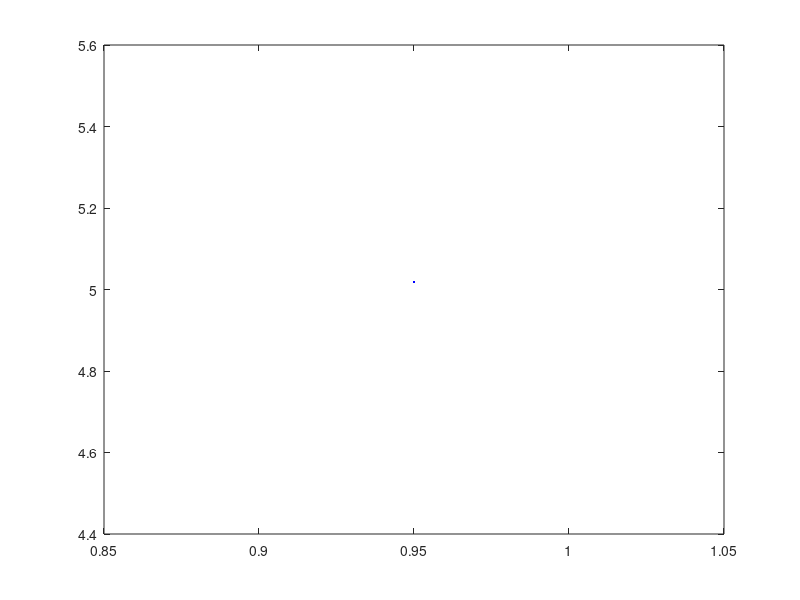
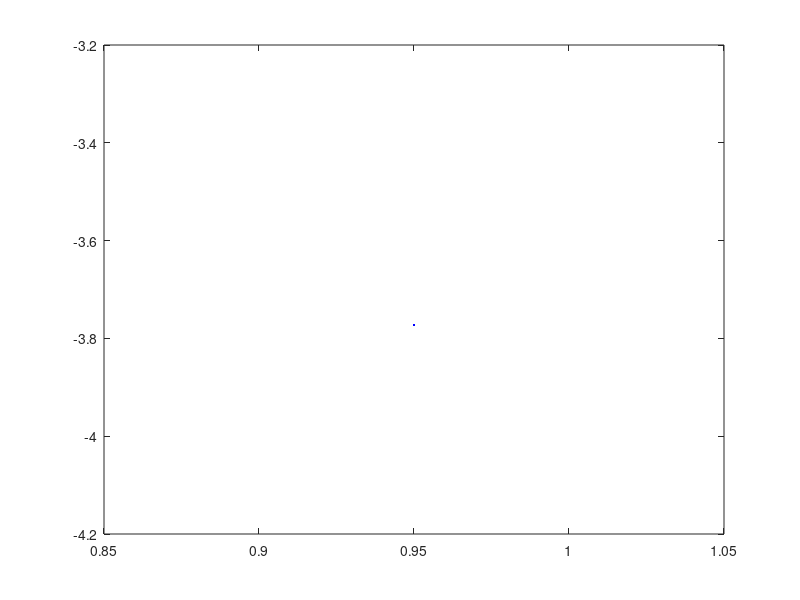
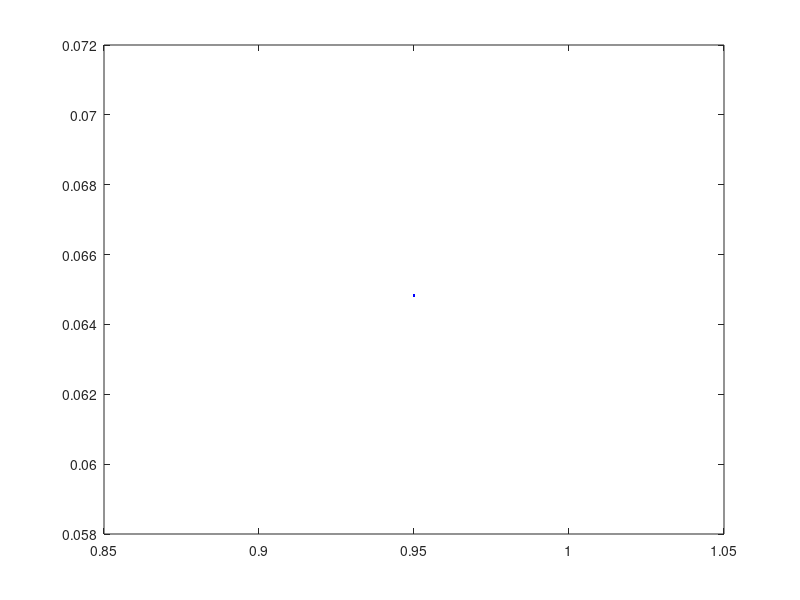
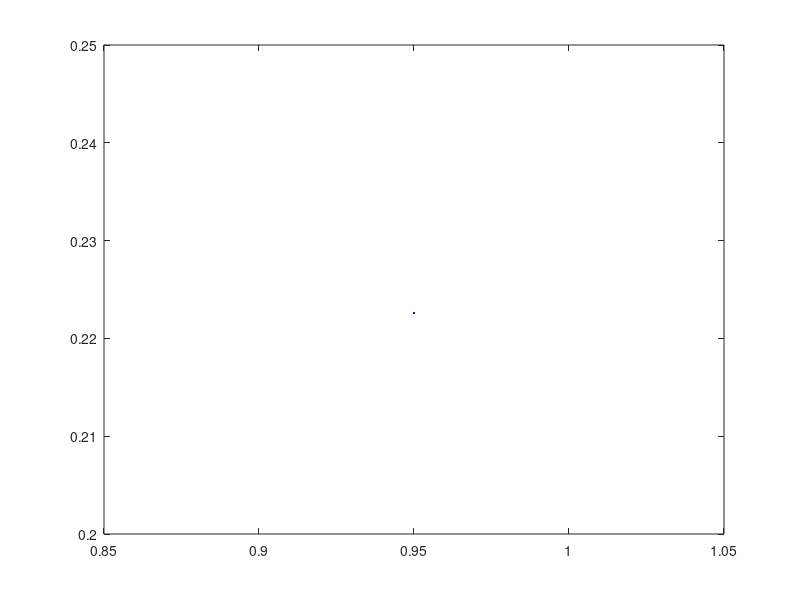

MATLAB code for these plots, in order:
% Copyright (c) 2025 A. Bernardus Mostert
% Licensed under the MIT License. See the LICENSE file in the repository root.


clear all
close all

%estimating the redox standard potentials in DHI melanin.

%First we determing Kt, this is done based upon the numbers given by the
%Farmer 2002 paper at pH = 6.3. Kt depends on the amount of H2Q monomer,
%so, I gave a range of values commensurate with the litrature (Gillette & Serpintini)
H = 10^(-6.3) ;
Ka2 = 10^(-9.54) ;
Ka1 = 10.^(-13.09) ;
Kr1 = 10.^(-6.8) ;


%here I set the fraction of H2Q moeities in the system
H2Q_C = 0.95;%linspace(0.01,0.99,1001) ;




%fully optimised data set requires pH = 6.6, pKa2 = 9.61 (weighted average
%of DHI and DHICA pKa2), pKa1 = 13.12 (weighted average), pKr1 = 7.7, pKaqi
%= 6.6, H2Q_C = 0.01, and 5,6, Indolequinone reduction potential at 0.7 V (assuming full protonation).

%We now estimate Kcompprime, the euqilibiurm constant for the
%comproportionation reaction. This is done at pH=6.3 using the numbers
%given by Farmer paper.

Kcompprime =  (1./H2Q_C.^2) ./ (    (((1./H2Q_C).*(1-1/1500))-(1+Ka2/H)).*(1+Ka2/H).*(1500.^2) )      ;

figure(1)
plot(H2Q_C,-log10(Kcompprime),'b')

%Now I need to determine the true Kcomp, which assumes dissociation of H2Q,
%HSQ HQM and tautormerisation. Doing this assuming the pH = 6.3



Kcomp = Kcompprime  .*  ((Kr1^2)/(Ka2*Ka1)).*( (Ka2*Ka1+Ka2*H+H^2)  ./ ((Kr1+H)^2) ) ;


figure(2)
plot(H2Q_C,-log10(Kcomp),'b')


%now, the standard redox potential of 5,6, Indolequinone, 2
%electron rduction is about E3H = 0.7V (Han2018), accounting for the protonation. We also know that
%E3H = (EHSQQ + EQH2SQ)/2. I can determine at least
%ESQQ + EQ2SQ = ESQQ_EQ2SQ, the non pH dependent deprotonated standard
%redox potentials

E3H = 0.7 ;

ESQQ_EQ2SQ = 2.*E3H + 0.059.*log10(Kr1) + 0.059.*log10(Ka2.*Ka1./Kr1);


figure(3)
plot(H2Q_C,ESQQ_EQ2SQ,'b')

%We also know that ESQQi - EQ2SQi = 0.059log10(Kcomprime) = ESQQi_EQ2SQi_minus at a paritcular
%pH (in this case pH = 6.3), I can then estimate the ESQQ - EQ2SQ =
%ESQQ_EQ2SQ_minus, the non pH dependent deprotonated standard
%redox potentials
H = 10.^(-6.3) ;

ESQQi_EQ2SQi_minus = 0.059.*log10(Kcompprime) ;

ESQQ_EQ2SQ_minus = ESQQi_EQ2SQi_minus + 0.059.*log10(Kr1) - 0.059.*log10((Kr1 + H)) - 0.059.*log10(Ka2.*Ka1./Kr1) + 0.059.*log10( (Ka2.*Ka1 + Ka2.*H + H.^2)./(Kr1 + H) ) ;


figure(4)
plot(H2Q_C,ESQQ_EQ2SQ_minus,'b' )

%I can now determine the pH independent ESQQ and EQ2Q standard redution
%potentials.

ESQQ = (ESQQ_EQ2SQ_minus + ESQQ_EQ2SQ)./2 ;
EQ2SQ = (ESQQ_EQ2SQ - ESQQ_EQ2SQ_minus)./2 ;


figure(5)
hold on
plot(H2Q_C,ESQQ,'b')
plot(H2Q_C,EQ2SQ,'r')
plot(H2Q_C,(ESQQ+EQ2SQ)./2,'k')
hold off



%I can now also estimate the full protonated standard redox potentials in
%order to determine whether it aligns with calculations in the litrature
%Han et al.

ESQQ_protonated = ESQQ - 0.059.*log10(Kr1) ;

EQ2SQ_protonated = EQ2SQ - 0.059.*log10(Ka2.*Ka1./Kr1) ;

E3_protonated = (ESQQ_protonated + EQ2SQ_protonated)./2 ;

figure(6)
hold on
plot(H2Q_C,ESQQ_protonated,'b')
plot(H2Q_C,EQ2SQ_protonated,'r')
plot(H2Q_C,E3_protonated,'k')
hold off



%testing to see if oxidation peak for supposed semiquinone from
%Serpintinity aligns with the reducti0.on potential of SQ calculated here.

H = 10^(-5.6) ;

ESQQi = ESQQ - 0.059.*log10(Kr1) + 0.059.*log10( (Kr1 + H) ) ;

figure(7)
plot(H2Q_C,ESQQi)